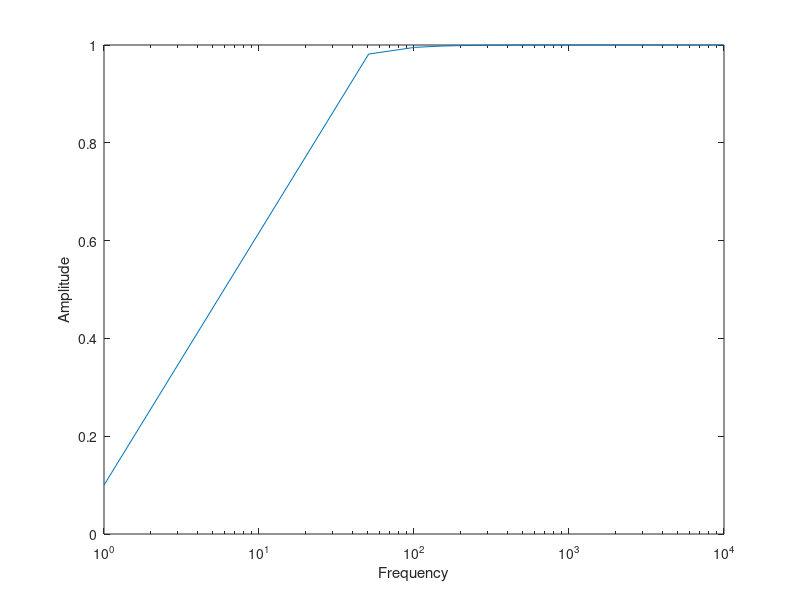
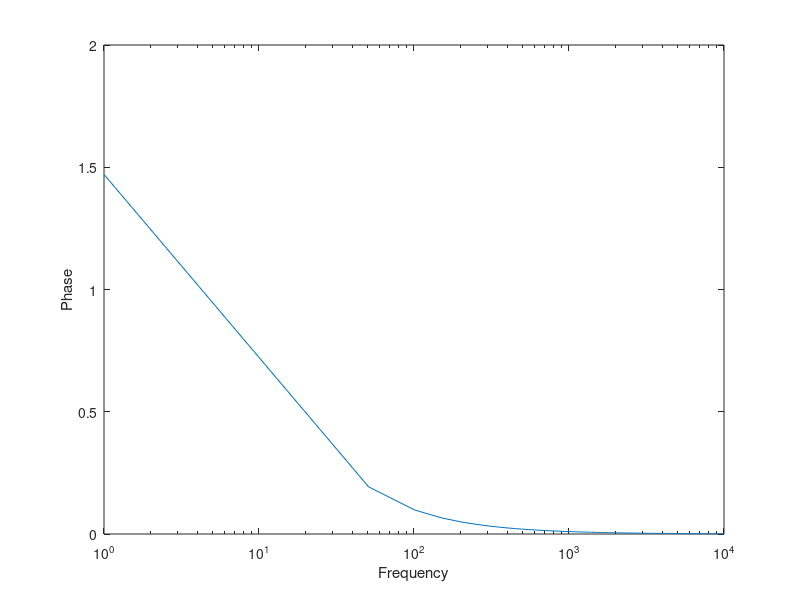

Write MATLAB code to recreate these figures, in order.
clc;
clear all;
close all;

f = 1:50:10000;

R = 16E03;
C = 10^(-6);

v0 = 2*pi.*f*R*C*1i;
v1 = 1 + 2*pi.*f*R*C*1i;

x = abs(v0)./abs(v1);

phase = angle(v0) - angle(v1);

figure
semilogx(f,x)
ylabel("Amplitude")
xlabel("Frequency")

figure
semilogx(f,phase)
xlabel("Frequency")
ylabel("Phase")